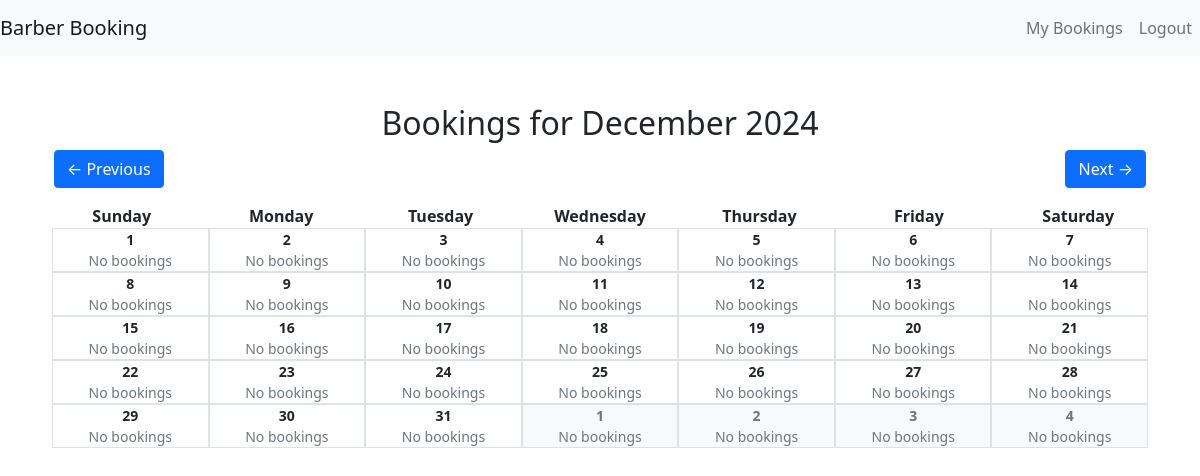
The page /calendar/ (signed in) on the database as committed earlier.
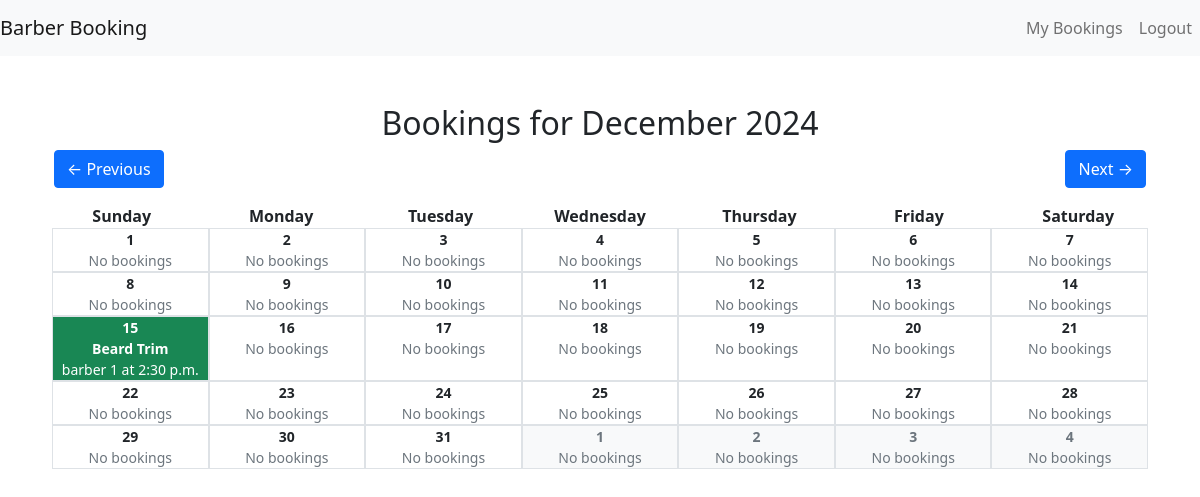
The same page on the database as committed later.
### booking/models.py (models this page shows, shortened)
class Booking(models.Model):
    customer = models.ForeignKey(User, on_delete=models.CASCADE)  # Link to Django's User model
    barber = models.ForeignKey('Barber', on_delete=models.CASCADE)
    date = models.DateField()
    time = models.TimeField()
    service = models.CharField(max_length=100)

class Barber(models.Model):
    name = models.CharField(max_length=100)
    specialization = models.CharField(max_length=100)
    start_time = models.TimeField(default="09:00:00")
    end_time = models.TimeField(default="17:00:00")
    working_days = MultiSelectField(choices=DAYS_OF_WEEK, default=['Mon', 'Tue', 'Wed', 'Thu', 'Fri'])

### booking/views.py (the view)
# urls.py: path('calendar/', views.calendar_view, name='calendar_view'),
@login_required
def calendar_view(request, year=None, month=None):
    today = date.today()
    year = year or today.year
    month = month or today.month
    first_day_of_month = date(year, month, 1)
    days_in_month = monthrange(year, month)[1]  # Total days in the current month
    first_weekday = first_day_of_month.weekday()
    first_weekday = (first_weekday + 1) % 7
    start_date = first_day_of_month - timedelta(days=first_weekday)
    end_date = start_date + timedelta(days=34)
    calendar_days = []
    current_date = start_date
    while current_date <= end_date:
        calendar_days.append(current_date)
        current_date += timedelta(days=1)
    bookings = Booking.objects.filter(customer=request.user, date__range=(start_date, end_date))
    bookings_by_date = {}
    for booking in bookings:
        if booking.date not in bookings_by_date:
            bookings_by_date[booking.date] = []
        bookings_by_date[booking.date].append(booking)
    prev_month = (first_day_of_month - timedelta(days=1)).replace(day=1)
    next_month = (first_day_of_month + timedelta(days=days_in_month)).replace(day=1)
    context = {
        'year': year,
        'month': month,
        'month_name': first_day_of_month.strftime('%B'),
        'calendar_days': calendar_days,
        'bookings_by_date': bookings_by_date,
        'prev_month': prev_month,
        'next_month': next_month,
    }
    return render(request, 'booking/calendar.html', context)

### booking/templatetags/custom_filters.py (called while the page is built)
@register.filter
def get_item(dictionary, key):
    return dictionary.get(key, [])

@register.filter
def chunked(iterable, chunk_size):
    for i in range(0, len(iterable), chunk_size):
        yield iterable[i:i + chunk_size]

### booking/templates/booking/calendar.html
{% extends 'base.html' %}
{% load custom_filters %}
{% block content %}
<div class="container">
    <h2 class="text-center">Bookings for {{ month_name }} {{ year }}</h2>
    <div class="d-flex justify-content-between mb-3">
        <a href="{% url 'calendar_view_by_month' prev_month.year prev_month.month %}" class="btn btn-primary">&larr; Previous</a>
        <a href="{% url 'calendar_view_by_month' next_month.year next_month.month %}" class="btn btn-primary">Next &rarr;</a>
    </div>
    <div class="row text-center fw-bold">
        <div class="col">Sunday</div>
        <div class="col">Monday</div>
        <div class="col">Tuesday</div>
        <div class="col">Wednesday</div>
        <div class="col">Thursday</div>
        <div class="col">Friday</div>
        <div class="col">Saturday</div>
    </div>
    {% for week in calendar_days|slice:":35"|chunked:7 %}
    <div class="row g-1">
        {% for day in week %}
        <div class="col border text-center {% if day.month != month %}text-muted bg-light{% else %}{% if day in bookings_by_date %}bg-success text-white{% else %}bg-white{% endif %}{% endif %}">
            <div class="small fw-bold">{{ day.day }}</div>
            {% if day in bookings_by_date %}
                {% for booking in bookings_by_date|get_item:day %}
                <div class="small">
                    <strong>{{ booking.service }}</strong><br>
                    {{ booking.barber.name }} at {{ booking.time }}
                </div>
                {% endfor %}
            {% else %}
                <div class="small text-muted">No bookings</div>
            {% endif %}
        </div>
        {% endfor %}
    </div>
    {% endfor %}
</div>
{% endblock %}

Rows that differ between the two databases and show on the page:
added Booking: service "Beard Trim", barber.name "barber 1", time "2:30 p.m."
Other text that changed with them:
list line gone: "No bookings"
